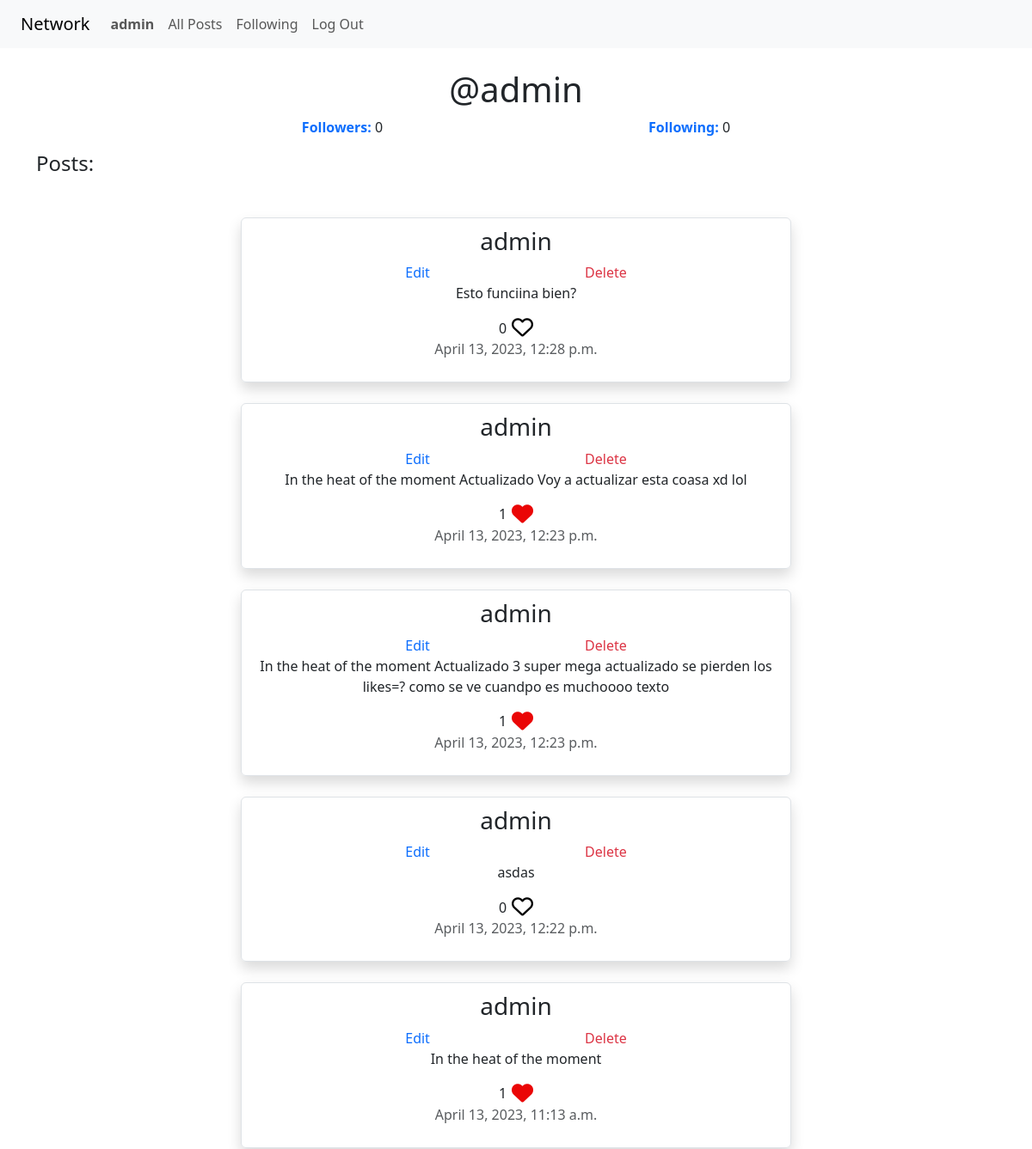
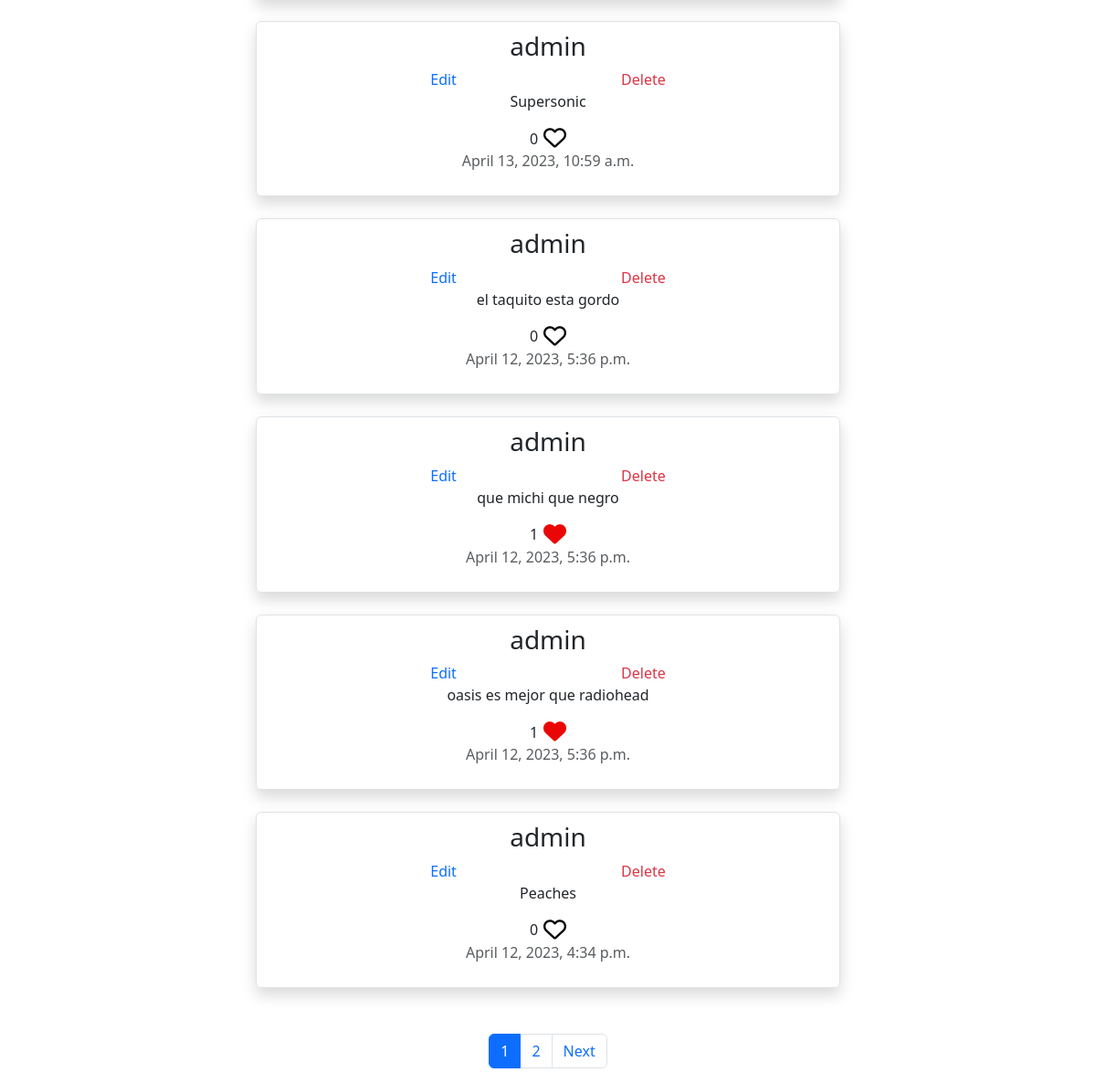
Page /profile/1 (signed in) on the earlier database version (2 pictures, top to bottom).
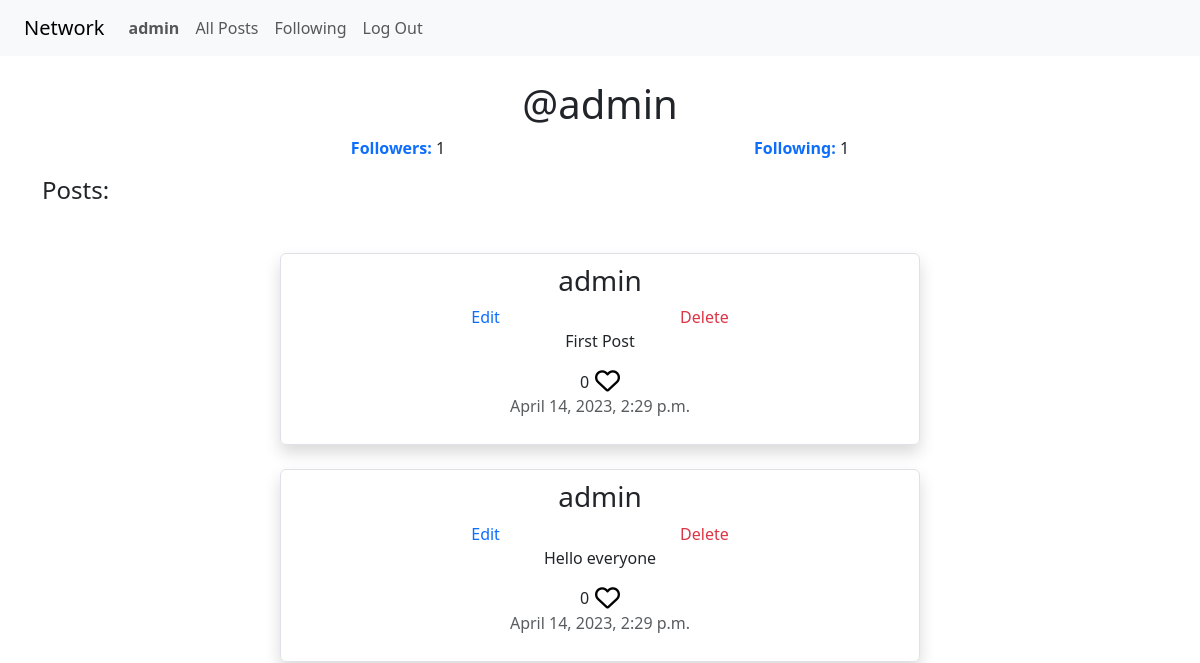
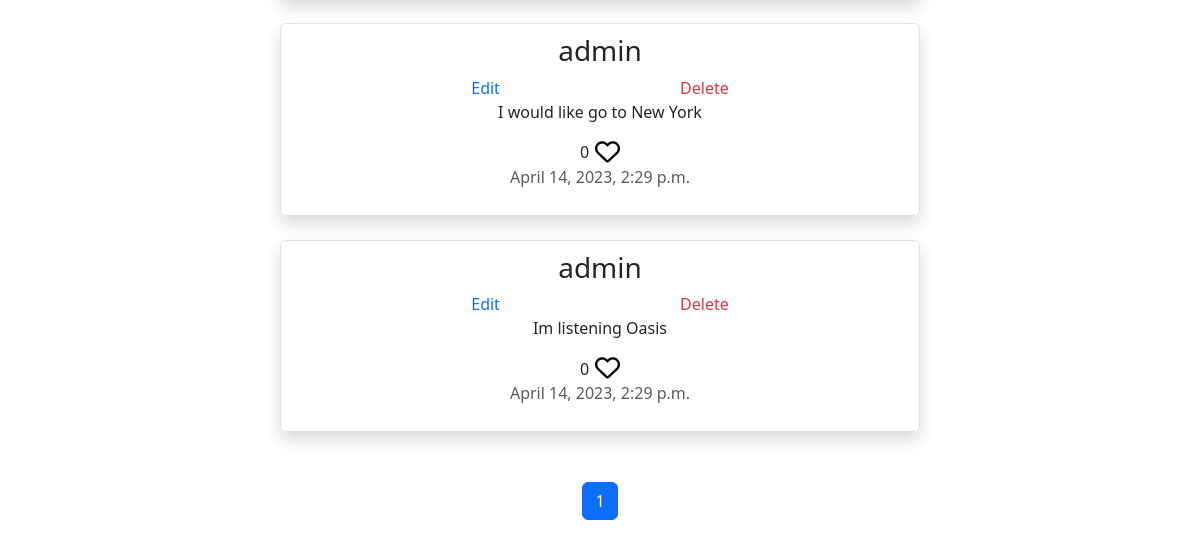
Same page on the later database version (2 pictures, top to bottom).
### network/models.py (models this page shows, shortened)
class User(AbstractUser):
     following = models.ManyToManyField('self', related_name='followers', symmetrical=False,blank=True)

class Post(models.Model):
    user=models.ForeignKey(User,related_name="posts",on_delete=models.CASCADE);
    content=models.TextField();
    date =models.DateTimeField( default=pytz.timezone('UTC').localize(datetime.datetime.now()));
    likes=models.ManyToManyField(User,related_name="likes");

### network/views.py (the view)
# urls.py: path("profile/<int:id>",views.profile,name="profile"),
@login_required
def profile(request,id):
      profile=User.objects.get(id=id);
      posts=profile.posts.all().order_by('-date')
      paginator=Paginator(posts,10);
      page_number=request.GET.get("page")
      page_obj = paginator.get_page(page_number)
      return render(request, "network/profile.html",{"profile":profile,"page_obj":page_obj})

### network/templates/network/profile.html (shortened to what this page needs)
{% extends 'network/layout.html' %}
{% block body %}
<div class="mt-4">
    <div class="profile mt-4">
        <h1 class="text-center">@{{profile}}</h1>
        <div class="followers">
          <p class="text-center"><span class="fw-bold text-primary">Followers: </span>{{profile.followers.all.count}}</p>
          <p class="text-center"><span class="fw-bold text-primary">Following: </span>{{profile.following.all.count}}</p>
        </div>
        <h4>Posts:</h4>
     <section class="post-container mt-4">
        {% for post in  page_obj  %}
        <div class="post  border mt-4 rounded shadow" style="width:40rem;">
           <h3>{{post.user}}</h3>
           {% if post.user == user %}
                <div class="actions">
                 <p class="link-primary m-0 editPost" type="button" data-bs-toggle="modal" data-bs-target="#exampleModal" data-content="{{post.content}}" data-id="{{post.id}}">Edit</p>
                 <p class="link-danger m-0 editPost deleteBtn"  data-id="{{post.id}}">Delete</p>
                </div>
            {% endif %}
          <p>{{post.content}}</p>
          {% if user.is_authenticated %}
          <div class="likesContainer">
            <p id="counter" >{{post.likes.all.count}}</p>
           <i class="{% if request.user in post.likes.all  %}fa-solid {% else %} fa-regular {% endif %} fa-heart icon" data-id="{{post.id}}"   style="color: #000000;"></i>
          </div>
           {% endif %}
           <p class="text-muted">{{post.date}}</p>
        </div>
        {% endfor %}
    </section>
 <div class="bottom">
    <nav aria-label="...">
        <ul class="pagination">
        {% for i in page_obj.paginator.page_range %}
          {% if page_obj.number == i %}
            <li class="page-item active" aria-current="page"><a class="page-link" href="?page={{ i }}">{{i}}</a></li>
          {% else %}
            <li class="page-item"><a class="page-link"  href="?page={{ i }}">{{i}}</a></li>
          {% endif %}
      {% endfor %}
      {% if page_obj.has_next %}
          <li class="page-item">
            <a class="page-link" href="?page={{page_obj.next_page_number}}">Next</a>
          </li>
        {% endif %}
        </ul>
      </nav>
  </div>
</div>
    </div>
{% endblock body %}

### network/templates/network/layout.html (shortened to what this page needs)
{% load static %}
<!DOCTYPE html>
<html lang="en">
    <head>
        <link href="https://cdn.jsdelivr.net/npm/bootstrap@5.3.0-alpha3/dist/css/bootstrap.min.css" rel="stylesheet">
        <link href="{% static 'network/styles.css' %}" rel="stylesheet">
    </head>
    <body>
        <nav class="navbar navbar-expand-lg bg-body-tertiary">
            <div  class="collapse navbar-collapse" id="navbarNav">
                <a class="navbar-brand ms-4" href="#">Network</a>
              <ul class="navbar-nav mr-auto">
                {% if user.is_authenticated %}
                    <li class="nav-item">
                        <a class="nav-link" href="{% url 'profile' user.id %}"><strong>{{ user.username }}</strong></a>
                    </li>
                {% endif %}
                <li class="nav-item">
                  <a class="nav-link {% block activeAll %}{% endblock activeAll %}" href="{% url 'index' %}" >All Posts</a>
                </li>
                {% if user.is_authenticated %}
                    <li class="nav-item">
                        <a class="nav-link" href="{% url 'following' %}" {% block activeFoll %}{% endblock activeFoll %}>Following</a>
                    </li>
                    <li class="nav-item">
                        <a class="nav-link" href="{% url 'logout' %}">Log Out</a>
                    </li>
                {% endif %}
              </ul>
            </div>
          </nav>
        <div class="body">
            <div class="container">
                {% block body %}
                {% endblock %}
            </div>
        </div>
    </body>
</html>

### network/static/network/styles.css (style rules this page uses)
.post-container { display: flex; flex-direction: column; align-items: center; justify-content: center; }
.post { padding: 10px; text-align: center; }
.icon { font-size: 25px; }
.likesContainer { display: flex; flex-wrap: wrap; align-items: center; justify-content: center; align-content: center; }
.likesContainer p { margin-right: 6px; margin-bottom: 0; }
.bottom { display: flex; align-items: center; justify-content: center; margin-top: 50px; }
.actions { display: flex; justify-content: space-evenly; }
.actions p { cursor: pointer; }
.followers { display: flex; justify-content: space-evenly; }

Differences in the rows shown:
removed Post: user "admin", content "Esto funciina bien?", likes.all.count "0", date "April 13, 2023, 12:28 p.m."
removed Post: user "admin", content "In the heat of the moment Actualizado Voy a actualizar esta coasa xd lol", likes.all.count "1", date "April 13, 2023, 12:23 p.m."
removed Post: user "admin", content "In the heat of the moment Actualizado 3 super mega actualizado se pierden los likes=? como se ve cuandpo es muchoooo texto", likes.all.count "1", date "April 13, 2023, 12:23 p.m."
removed Post: user "admin", content "asdas", likes.all.count "0", date "April 13, 2023, 12:22 p.m."
removed Post: user "admin", content "In the heat of the moment", likes.all.count "1", date "April 13, 2023, 11:13 a.m."
removed Post: user "admin", content "Supersonic", likes.all.count "0", date "April 13, 2023, 10:59 a.m."
removed Post: user "admin", content "el taquito esta gordo", likes.all.count "0", date "April 12, 2023, 5:36 p.m."
removed Post: user "admin", content "que michi que negro", likes.all.count "1", date "April 12, 2023, 5:36 p.m."
removed Post: user "admin", content "oasis es mejor que radiohead", likes.all.count "1", date "April 12, 2023, 5:36 p.m."
removed Post: user "admin", content "Peaches", likes.all.count "0", date "April 12, 2023, 4:34 p.m."
changed User "admin": followers.all.count "0" → "1"; following.all.count "0" → "1"
added Post: user "admin", content "First Post", likes.all.count "0", date "April 14, 2023, 2:29 p.m."
added Post: user "admin", content "Hello everyone", likes.all.count "0", date "April 14, 2023, 2:29 p.m."
added Post: user "admin", content "I would like go to New York", likes.all.count "0", date "April 14, 2023, 2:29 p.m."
added Post: user "admin", content "Im listening Oasis", likes.all.count "0", date "April 14, 2023, 2:29 p.m."
Other differences:
list line gone: "2"
text no longer shown: "Next"
